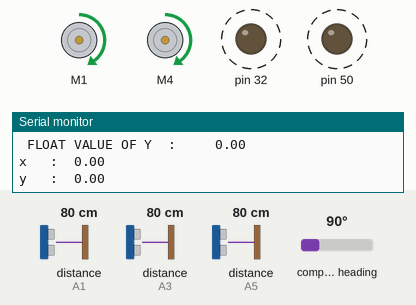
This sketch was run on a simulated Arduino Mega 2560, built with avr-gcc and run on an emulated ATmega2560. On the bench: 2 × DC motor (green arrow = forward, orange = backward, longer = faster), output pins drawn as LEDs (lit = HIGH), the last lines printed to the serial monitor. Wiring (inferred from the names in the program): 3 × ultrasonic range finder: trigger A0, echo A1 / trigger A2, echo A3 / trigger A4, echo A5. Dashed ring = blinking. The inputs (shaded band) are chosen by the test bench; at power-on: distance to the obstacle (sensors on A1, A5, A3) 80 cm, compass heading 90°. The echo pulse lasts 58.3 µs per cm; no radio packets arrive unless stated; pins used as bus, display or sensor lines are not drawn.

Above: at 1.02 s.
1.8 s: distance to the obstacle (sensor on A1) set to 34 cm
At 2.32 s:
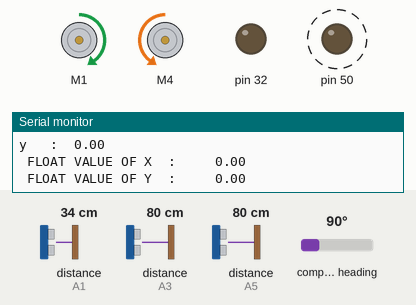
5.5 s: distance to the obstacle (sensor on A1) set to 27 cm
9.0 s: distance to the obstacle (sensor on A1) set to 35 cm
At 9.29 s:
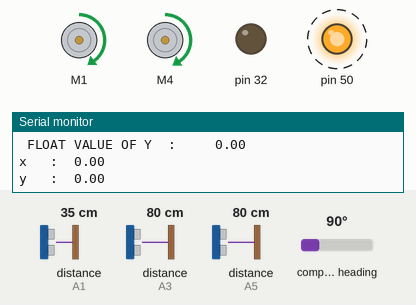
12.5 s: distance to the obstacle (sensor on A1) set to 18 cm
At 12.85 s:
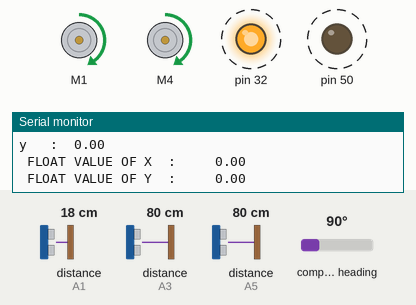
16.0 s: distance to the obstacle (sensor on A5) set to 12 cm
19.5 s: distance to the obstacle (sensor on A5) set to 9 cm
At 19.67 s:
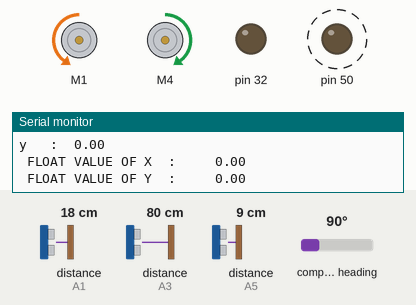
Timing chart, 0 to 24.2 s (numbered marks = the images above; inputs shaded):
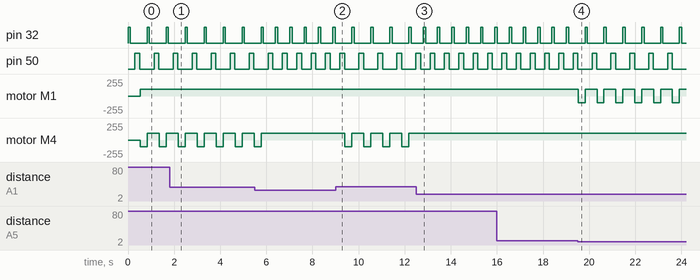

The sketch:

motor_shieldnrfmod5.ino
```cpp
#include <AFMotor.h>
#include <SPI.h>
#include <nRF24L01.h>
#include <RF24.h>
#include <RF24_config.h>
#include <Wire.h>
#include <Adafruit_Sensor.h>
#include <Adafruit_HMC5883_U.h>

#define trigPinr A0
#define echoPinr A1
#define trigPinl A2
#define echoPinl A3
#define trigPinf A4
#define echoPinf A5
#define MAX_DISTANCE 800

RF24 radio(42, 43);
Adafruit_HMC5883_Unified mag = Adafruit_HMC5883_Unified(12345);
const byte rxAddr[6] = "00001";

char charValx[8];
char charValy[8];
double floatValx;
double floatValy;

typedef struct{

  float floatValx;
  float floatValy;
}
data1;

data1 mag1;

 AF_DCMotor motor1(1); // create motor #1 using M1 output on Motor Drive Shield, set to 1kHz PWM frequency
AF_DCMotor motor2(4); // create motor #2, using M2 output, set to 1kHz PWM frequency
String motorSet = "";
int speedSet = 0;

void setup()
{
Serial.begin (115200);
pinMode(50, OUTPUT);


digitalWrite(50, LOW);
pinMode(32, OUTPUT);
digitalWrite(32, LOW);

        pinMode(trigPinf, OUTPUT); // saída de sinal do arduino do trigger_front
        pinMode(echoPinf, INPUT);// entrada de sinal do arduino do echo_front

        pinMode(trigPinl, OUTPUT);// saída de sinal do arduino do trigger_front
        pinMode(echoPinl, INPUT);// entrada de sinal do arduino do echo_front

        pinMode(trigPinr, OUTPUT);// saída de sinal do arduino do trigger_front
        pinMode(echoPinr, INPUT);// entrada de sinal do arduino do echo_front

}
void loop()
{

   comp();
  Radio();


  long time_front, time_left, time_right, rightit, leftit, front;
  digitalWrite(trigPinf, LOW);  // é declarada as respectivas entradas e saídas de sinal do
     delayMicroseconds(2);               // sensor ultrassônico e armazenada pela variável do sensor
     digitalWrite(trigPinf, HIGH); // que converte a velocidade do som que é de 340 m/s ou
     delayMicroseconds(5);               // 29 microsegundos por centímetro, como o sinal vai e volta
     digitalWrite(trigPinf, LOW);  // esse tempo é a metade sendo sensor= tempo/29/2 ;
     time_front = pulseIn(echoPinf, HIGH); // assim segue também nos outros dois sensores .
     front = time_front/29/2;
     digitalWrite(trigPinl, LOW);
     delayMicroseconds(2);
     digitalWrite(trigPinl, HIGH);
     delayMicroseconds(5);
     digitalWrite(trigPinl, LOW);
   time_left = pulseIn(echoPinl, HIGH);
     leftit = time_left/29/2;
      digitalWrite(trigPinr, LOW);
     delayMicroseconds(2);
     digitalWrite(trigPinr, HIGH);
     delayMicroseconds(5);
     digitalWrite(trigPinr, LOW);
     time_right = pulseIn(echoPinr, HIGH);
     rightit =time_right/29/2;
 if(rightit<30)
 {
     if(front >10) // If if there is free way to front it follows this logic below
         {
           // Use the four if's down if within that are to control the robot rightigibilidade ,
           // To keep it following the righteita wall straight
           if(rightit >10 && rightit< 20) //If the distance to the wall righteita is between 9 and 12 cm , the robot
                                         // Keep straight;
                                          { moveStop();
        moveForward();
       delay(100);
       }
             if(rightit>=20)
             {moveStop();
              moveForwardr();
      delay(100);
             }
             if(rightit<=10)
             {moveStop();
              moveForwardl();
           delay(100);
             }
            }
         }
         else{moveStop(); turnRight();}
         if(leftit <=20 && rightit>20 && front <=10){
         moveStop();turnRight();
         }

         if(leftit >20 && rightit>20 && front <=10){
         moveStop();turnRight();
         }

         if(rightit<=20 && leftit>20 && front <=10) {
        moveStop();turnLeft();
         }


         if(rightit<=20 && leftit<=20 && front<=10) {
        moveStop(); moveBackward();
         }

}
//-------------------------------------------------------------------------------------------------------------------------------------
void moveStop() {
  motor1.run(RELEASE);
  motor2.run(RELEASE);}  // stop the motors.
//-------------------------------------------------------------------------------------------------------------------------------------
void moveForward() {
    motorSet = "FORWARD";
    motor1.run(FORWARD);      // turn it on going forward
    motor2.run(FORWARD);      // turn it on going forward
    motor1.setSpeed(100);
    motor2.setSpeed(100);
}
void moveForwardl() {
    motorSet = "FORWARD";
    motor1.run(FORWARD);      // turn it on going forward
    motor2.run(FORWARD);      // turn it on going forward
    motor1.setSpeed(103);
    motor2.setSpeed(100);
}
void moveForwardr() {
    motorSet = "FORWARD";
    motor1.run(FORWARD);      // turn it on going forward
    motor2.run(FORWARD);      // turn it on going forward
    motor1.setSpeed(100);
    motor2.setSpeed(103);
}
//---------------------------------------------------------------------------

void moveBackward() {
    motorSet = "BACKWARD";
    motor1.run(FORWARD);      // turn motor 1 forward
  motor2.run(BACKWARD);     // turn motor 2 backward
  delay(600); // run motors this way for 400ms
    motor1.setSpeed(100);
    motor2.setSpeed(100);
}
//-------------------------------------------------------------------------------------------------------------------------------------
void turnRight() {
  motorSet = "RIGHT";
  motor1.run(FORWARD);      // turn motor 1 forward
  motor2.run(BACKWARD);     // turn motor 2 backward
   motor1.setSpeed(100);
    motor2.setSpeed(100);
  delay(300); // run motors this way for 400ms
  motorSet = "FORWARD";
  motor1.run(FORWARD);      // set both motors back to forward
  motor2.run(FORWARD);

}
//-------------------------------------------------------------------------------------------------------------------------------------
void turnLeft() {
  motorSet = "LEFT";
  motor1.run(BACKWARD);     // turn motor 1 backward
  motor2.run(FORWARD); // turn motor 2 forward
   motor1.setSpeed(100);
    motor2.setSpeed(100);
  delay(300); // run motors this way for 400ms
  motorSet = "FORWARD";
  motor1.run(FORWARD);      // turn it on going forward
  motor2.run(FORWARD);      // turn it on going forward

}

 void Radio()
  {
    pinMode(50, OUTPUT);
    digitalWrite(50, HIGH);
    delay(100);

    radio.begin();

    radio.setPALevel(RF24_PA_LOW);
    radio.setDataRate(RF24_250KBPS);
    radio.setChannel(108);
    radio.setRetries(15, 15);
    radio.openWritingPipe(rxAddr[0]);
    radio.openReadingPipe(1, rxAddr[1]);
    radio.stopListening();
    radio.powerUp();
    radio.write(&mag1, sizeof(mag1));

    Serial.println();
    Serial.print(" FLOAT VALUE OF X  :     ");
    Serial.println(floatValx);
    Serial.println();
    Serial.print(" FLOAT VALUE OF Y  :     ");
    Serial.println(floatValy);
    Serial.println();
    delay(100);
    pinMode(50, OUTPUT);
    digitalWrite(50, LOW);

 }

 void comp()
 {
    pinMode(32, OUTPUT);
    digitalWrite(32, HIGH);
   delay(100);
 if(!mag.begin())
  {
        Serial.println("Ooops, no HMC5883 detected ... Check your wiring!");
        while(1);
  }


  sensors_event_t event;
  mag.getEvent(&event);
  mag1.floatValx=event.magnetic.x;
  mag1.floatValy=event.magnetic.y;
  Serial.println();
  Serial.print("x   :  ");
  Serial.print(floatValx);
  Serial.println();
  Serial.print("y   :  ");
  Serial.print(floatValy);
  Serial.println();
  Serial.println();

  pinMode(32, OUTPUT);
  digitalWrite(32, LOW);

  delay(200);
 }
```

Measured:
- the behaviour switches between 11 and 10 cm on distance to the obstacle (sensor on A5) (found by bisection; images 3 and 4)
- after the input at 9.0 s, pin 32: alternates HIGH for 0.10 s and LOW for 0.72 s, starting after 0.71 s; pin 50: alternates HIGH for 0.21 s and LOW for 0.62 s, starting after 1.0 s; motor M4: alternates forward 100/255 for 0.52 s and backward 100/255 for 0.30 s, starting after 0.41 s
- after the input at 12.5 s, motor M4: stops changing and stays forward 100/255
- after the input at 19.5 s, pin 32: alternates HIGH for 0.10 s and LOW for 0.72 s, starting after 0.32 s; pin 50: alternates HIGH for 0.21 s and LOW for 0.61 s, starting after 0.62 s; motor M1: alternates forward 100/255 for 0.52 s and backward 100/255 for 0.30 s, starting at once
- by itself, pin 32: alternates HIGH for 0.10 s and LOW for 0.72 s
- by itself, pin 50: alternates HIGH for 0.21 s and LOW for 0.62 s
- by itself, motor M4: alternates forward 100/255 for 0.52 s and backward 100/255 for 0.30 s
